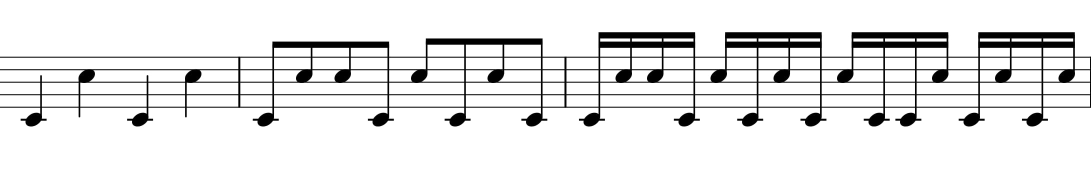
#> input picture musicmaster/datasets/Cs.jpg, 2181 x 340 px (shown at 1/2 size)
$ python image_display.py --image datasets/Cs.jpg   (older library calls are emulated)
#> lines starting #> are read from the running program, lines starting #| are printed output that depends on the picture; after the words box and inside, x2 and y2 are one past the last pixel; in counts of white or black regions, pixels touching at a corner belong together
from __future__ import print_function
from matplotlib import pyplot as plt
import mahotas
import argparse
import cv2
import numpy as np
import imutils

ap = argparse.ArgumentParser()
ap.add_argument('-i', '--image', required=True, help='path to the image')
args = vars(ap.parse_args())
image = cv2.imread(args['image'])
#> image is the input picture: shape (340, 2181, 3); min 0, max 255, mean 229.3
# [47 lines of commented-out code are left out]
gray = cv2.cvtColor(image, cv2.COLOR_BGR2GRAY)
# cv2.imshow('gray', gray)
blurred_gray = cv2.GaussianBlur(gray, (7, 7), 0)
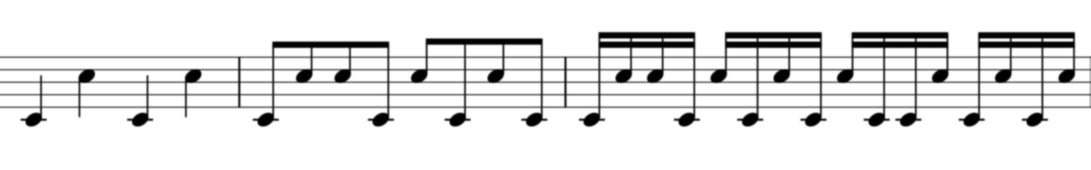
#> blurred_gray: shape (340, 2181) (shown at 1/2 size); min 0, max 255, mean 229.3
medianblur_gray = cv2.medianBlur(gray, 5)
bilateralblur_gray = cv2.bilateralFilter(gray, 3, 40, 40)
# [9 lines of commented-out code are left out]
sobel = cv2.Sobel(bilateralblur_gray, cv2.CV_64F, 1, 0)
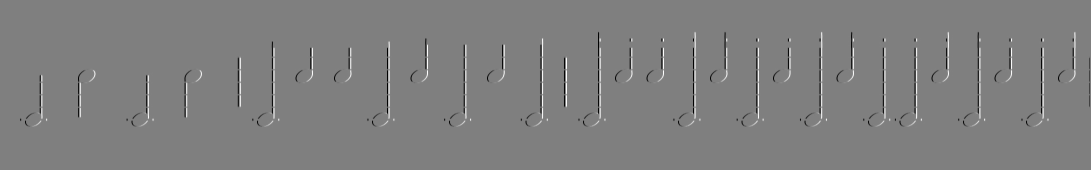
#> sobel: shape (340, 2181) float64 (shown at 1/2 size); min -1020, max 1017, mean -0.1; drawn with min black and max white
sobelx = np.uint8(np.absolute(sobel))
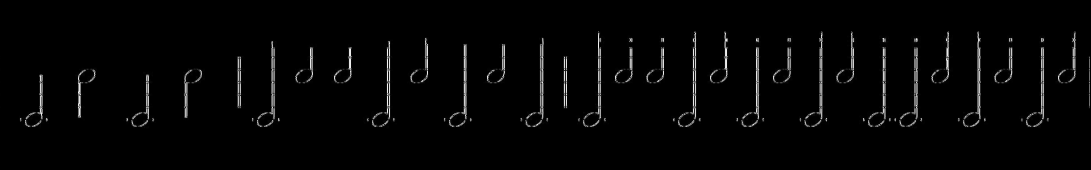
#> sobelx: shape (340, 2181) (shown at 1/2 size); min 0, max 255, mean 5.2
sobel = cv2.Sobel(blurred_gray, cv2.CV_64F, 0, 1)
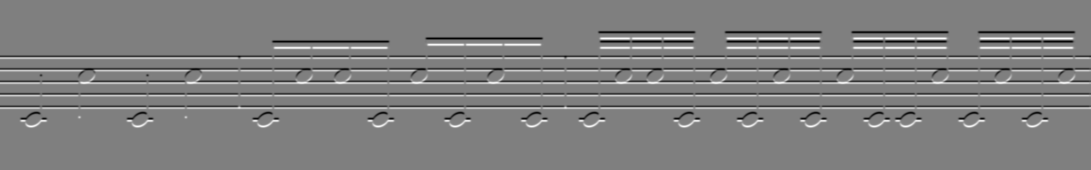
#> sobel: shape (340, 2181) float64 (shown at 1/2 size); min -512, max 512, mean 0; drawn with min black and max white
sobely = np.uint8(np.absolute(sobel))
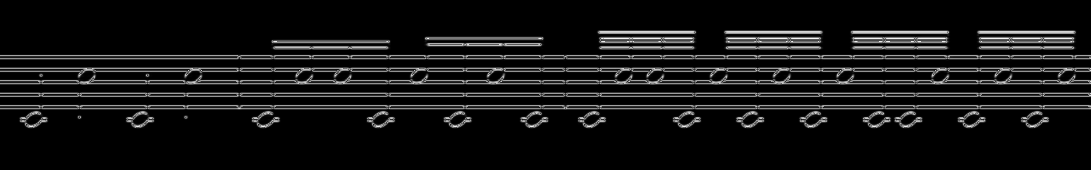
#> sobely: shape (340, 2181) (shown at 1/2 size); min 0, max 255, mean 20.5
# cv2.imshow('sobelx', sobelx)
# cv2.imshow('sobely', sobely)
blurred_sobely = cv2.GaussianBlur(sobely, (11, 11), 0) #.bilateralFilter(sobely, 3, 40, 40)
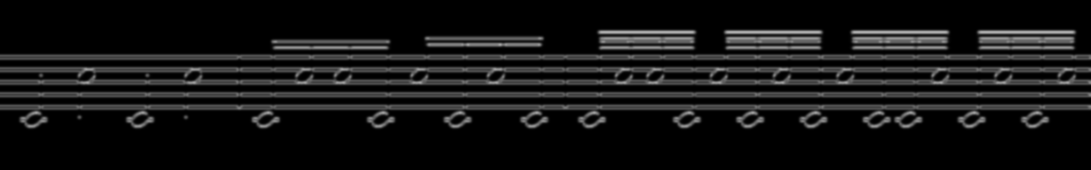
#> blurred_sobely: shape (340, 2181) (shown at 1/2 size); min 0, max 179, mean 20.5
cv2.imshow('sobely', blurred_sobely)
# contour = cv2.Canny(blurred_gray, 50, 100)
count, hierarchy = cv2.findContours(sobelx.copy(), cv2.RETR_EXTERNAL, cv2.CHAIN_APPROX_SIMPLE)
#> count = 78 contours, 41 with area under 20; largest, box (x1, y1, x2, y2) and area: (1798, 70, 1850, 258) 2994, (1154, 62, 1218, 258) 2822, (1342, 62, 1402, 258) 2714, (1734, 70, 1783, 258) 2684, (742, 78, 793, 258) 2670
print('# of notes in the image: {}'.format(len(count)))
#| # of notes in the image: 78
notes = image.copy()
contours = list(count)
#> contours has the same summary as count
total = 0
for k in range(len(count)):
    total += len(count[k])
#> this loop made 78 passes
#> total on passes 1 to 12: 4, 8, 12, 16, 20, 24, 28, 66, 108, 144, 181, 185
#> after the loop, total = 6189
avg_contour_size = total/len(count)
#> avg_contour_size = 79.35
for j in range(len(count)):
    i = 0
    for i in range(len(contours)):
        if len(contours[i]) < avg_contour_size:
            contours.pop(i)
            break
#> this loop made 78 passes
#> after the loop, contours = 29 contours; largest, box (x1, y1, x2, y2) and area: (1798, 70, 1850, 258) 2994, (1154, 62, 1218, 258) 2822, (1342, 62, 1402, 258) 2714, (1734, 70, 1783, 258) 2684, (742, 78, 793, 258) 2670

print('# of notes after filter: {}'.format(len(contours)))
#| # of notes after filter: 29
print(contours[1][1])
#| [[ 78 143]]
cv2.drawContours(notes, contours, 1, (0, 255, 0), 2)
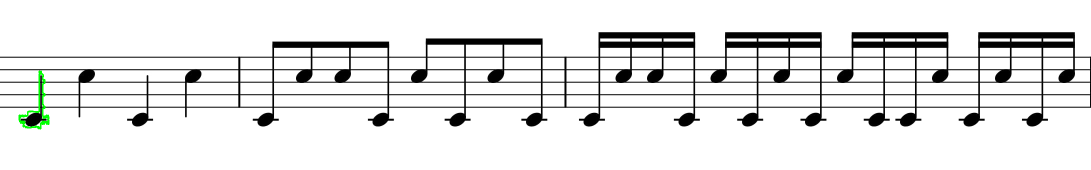
#> notes: shape (340, 2181, 3) (shown at 1/2 size); 0.18% of pixels changed, all inside (x1, y1, x2, y2) = (37, 141, 99, 259)
# cv2.imshow('contour', notes)
# cv2.imwrite('test_write.jpg', notes)
cv2.waitKey(0)
